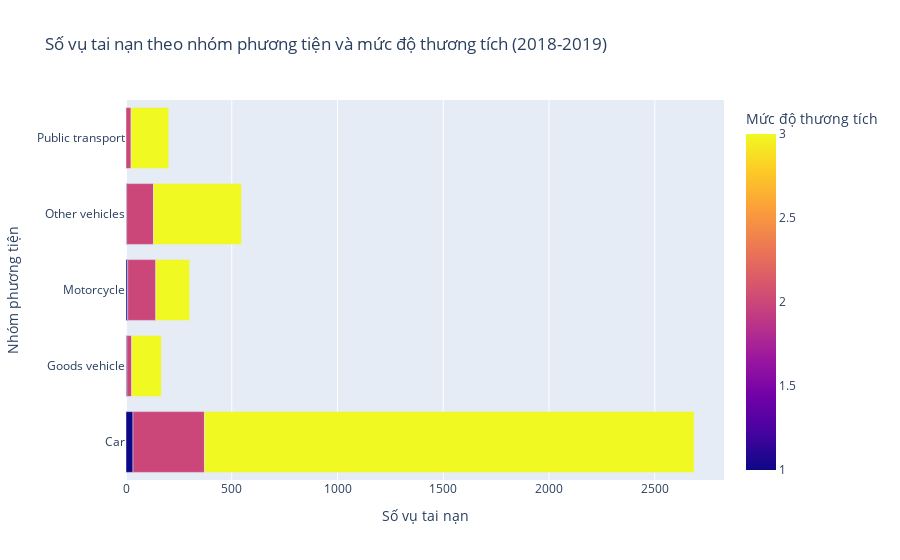

The notebook cell saved with this chart:
### Markdown cell above
## Mở rộng: Tìm hiểu thêm mức độ thương tích của các vụ tai nạn liên quan đến các phương tiện trên
**Tiêu đề:** Mức độ thương tích của các vụ tai nạn liên quan đến các phương tiện

**Loại biểu đồ:** Biểu đồ cột xếp chồng

**Lý do lựa chọn:**
- **So sánh trực quan giữa các nhóm:**
    - Biểu đồ cột xếp chồng cho phép so sánh dễ dàng số lượng tai nạn giữa các nhóm phương tiện khác nhau (Motorcycle, Car, Goods vehicle, Public transport, Other vehicles).
    - Việc xếp chồng các cột giúp dễ dàng so sánh tổng số vụ tai nạn giữa các nhóm phương tiện.
- **Phân tích chi tiết mức độ thương tích:**
    - Biểu đồ này giúp phân tích chi tiết về mức độ thương tích của các vụ tai nạn, bằng cách xếp chồng các cột màu sắc khác nhau đại diện cho các mức độ thương tích (Minor injuries, Serious injuries, Fatal injuries).
    - Điều này cung cấp một cái nhìn rõ ràng về tỷ lệ và số lượng các mức độ thương tích khác nhau trong mỗi nhóm phương tiện.
- **Tính tương tác:**
    - Sử dụng Plotly, biểu đồ trở nên tương tác, cho phép người dùng di chuột qua các phần của biểu đồ để thấy các giá trị chi tiết, giúp tăng cường khả năng khám phá dữ liệu.
    - Người dùng có thể lọc hoặc ẩn các nhóm dữ liệu khác nhau để tập trung vào các phần cụ thể của biểu đồ.
- **Tính hiệu quả:**
    - Biểu đồ cột xếp chồng là một cách hiệu quả để truyền đạt nhiều thông tin cùng lúc mà không làm rối mắt người xem. Nó kết hợp cả tổng số vụ tai nạn và mức độ thương tích trong cùng một biểu đồ.
    - Điều này giúp tiết kiệm không gian và tránh việc phải tạo ra nhiều biểu đồ riêng lẻ để truyền tải cùng một lượng thông tin.

### Code cell
# Đếm số vụ tai nạn theo nhóm phương tiện và mức độ thương tích
grouped_vehicle_severity_counts = data.groupby(['Grouped Vehicle Type', 'Casualty Severity']).size().reset_index(name='Count')

# Kiểm tra lại DataFrame mới
print(grouped_vehicle_severity_counts)

# Màu sắc tùy chỉnh cho mức độ thương tích
severity_color_map = {
    1: 'red',   # Fatal injuries
    2: 'yellow',   # Serious injuries
    3: 'green'       # Minor injuries
}

# Vẽ biểu đồ cột xếp chồng
fig = px.bar(grouped_vehicle_severity_counts, 
             x= 'Count',
             y='Grouped Vehicle Type', 
             color='Casualty Severity', 
             title='Số vụ tai nạn theo nhóm phương tiện và mức độ thương tích (2018-2019)',
             labels={'Count': 'Số vụ tai nạn', 'Grouped Vehicle Type': 'Nhóm phương tiện', 'Casualty Severity': 'Mức độ thương tích'},
             barmode='stack',
             color_discrete_map=severity_color_map)

# Hiển thị biểu đồ
fig.show()

### Figure 1 — Plotly figure (JSON) as saved in the notebook; plotly's stock layout.template omitted (floating-point values rounded to 4 significant figures)
{"data": [{"alignmentgroup": "True", "hovertemplate": "Số vụ tai nạn=%{x}<br>Nhóm phương tiện=%{y}<br>Mức độ thương tích=%{marker.color}<extra></extra>", "legendgroup": "", "marker": {"color": [1, 2, 3, 1, 2, 3, 1, 2, 3, 1, 2, 3, 2, 3], "coloraxis": "coloraxis", "pattern": {"shape": ""}}, "name": "", "offsetgroup": "", "orientation": "h", "showlegend": false, "textposition": "auto", "type": "bar", "x": [33, 338, 2315, 4, 23, 140, 8, 133, 160, 3, 127, 416, 24, 178], "xaxis": "x", "y": ["Car", "Car", "Car", "Goods vehicle", "Goods vehicle", "Goods vehicle", "Motorcycle", "Motorcycle", "Motorcycle", "Other vehicles", "Other vehicles", "Other vehicles", "Public transport", "Public transport"], "yaxis": "y"}], "layout": {"autosize": true, "barmode": "stack", "coloraxis": {"colorbar": {"title": {"text": "Mức độ thương tích"}}, "colorscale": [[0, "#0d0887"], [0.1111, "#46039f"], [0.2222, "#7201a8"], [0.3333, "#9c179e"], [0.4444, "#bd3786"], [0.5556, "#d8576b"], [0.6667, "#ed7953"], [0.7778, "#fb9f3a"], [0.8889, "#fdca26"], [1, "#f0f921"]]}, "legend": {"tracegroupgap": 0}, "title": {"text": "Số vụ tai nạn theo nhóm phương tiện và mức độ thương tích (2018-2019)"}, "xaxis": {"anchor": "y", "autorange": true, "domain": [0, 1], "range": [0, 2827.0], "title": {"text": "Số vụ tai nạn"}, "type": "linear"}, "yaxis": {"anchor": "x", "autorange": true, "domain": [0, 1], "range": [-0.5, 4.5], "title": {"text": "Nhóm phương tiện"}, "type": "category"}}}
